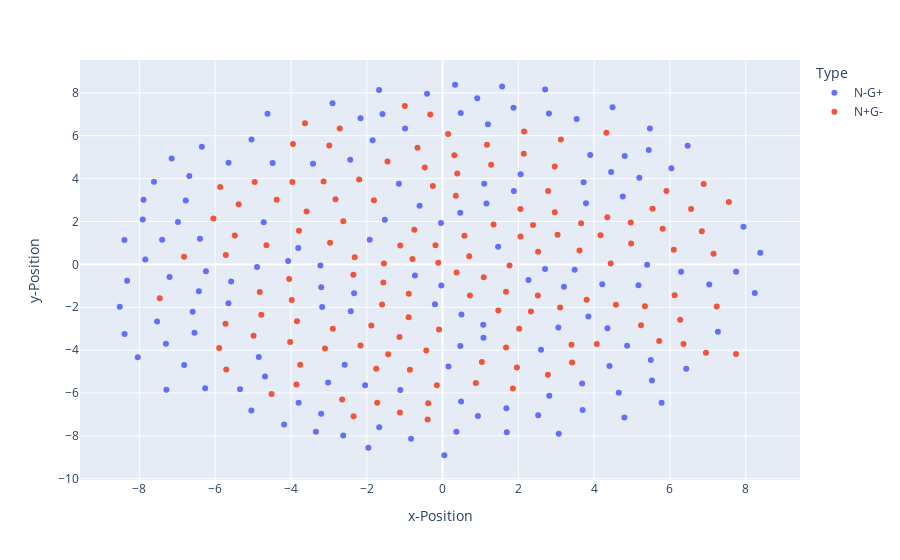

The notebook cell saved with this chart:
### Code cell
px.scatter(data, x='x-Position', y='y-Position', color='Type')

### Figure 1 — Plotly figure (JSON) as saved in the notebook; plotly's stock layout.template omitted (floating-point values rounded to 4 significant figures; data arrays with more than 128 entries replaced by an {"elided": "..."} marker saying what was removed)
{"data": [{"hovertemplate": "Type=N-G+<br>x-Position=%{x}<br>y-Position=%{y}<extra></extra>", "legendgroup": "N-G+", "marker": {"color": "#636efa", "symbol": "circle"}, "mode": "markers", "name": "N-G+", "orientation": "v", "showlegend": true, "type": "scatter", "x": {"elided": "143 float values"}, "xaxis": "x", "y": {"elided": "143 float values"}, "yaxis": "y"}, {"hovertemplate": "Type=N+G-<br>x-Position=%{x}<br>y-Position=%{y}<extra></extra>", "legendgroup": "N+G-", "marker": {"color": "#EF553B", "symbol": "circle"}, "mode": "markers", "name": "N+G-", "orientation": "v", "showlegend": true, "type": "scatter", "x": {"elided": "138 float values"}, "xaxis": "x", "y": {"elided": "138 float values"}, "yaxis": "y"}], "layout": {"legend": {"title": {"text": "Type"}, "tracegroupgap": 0}, "margin": {"t": 60}, "xaxis": {"anchor": "y", "domain": [0, 1], "title": {"text": "x-Position"}}, "yaxis": {"anchor": "x", "domain": [0, 1], "title": {"text": "y-Position"}}}}
